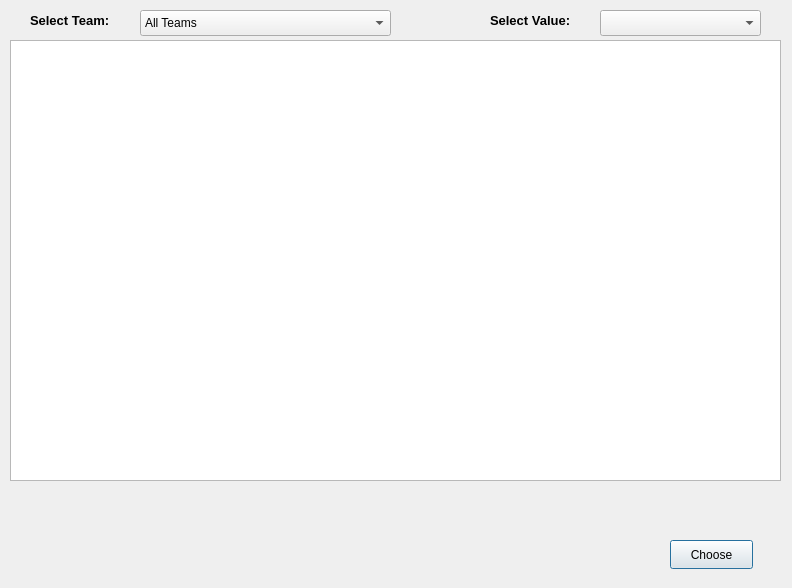
<?xml version="1.0" encoding="UTF-8"?>
<ui version="4.0">
 <class>PlayerWindow</class>
 <widget class="QDialog" name="PlayerWindow">
  <property name="geometry">
   <rect>
    <x>0</x>
    <y>0</y>
    <width>792</width>
    <height>588</height>
   </rect>
  </property>
  <property name="windowTitle">
   <string>Player Window</string>
  </property>
  <widget class="QListWidget" name="listWidget">
   <property name="geometry">
    <rect>
     <x>10</x>
     <y>40</y>
     <width>771</width>
     <height>441</height>
    </rect>
   </property>
  </widget>
  <widget class="QLabel" name="label">
   <property name="geometry">
    <rect>
     <x>30</x>
     <y>10</y>
     <width>171</width>
     <height>21</height>
    </rect>
   </property>
   <property name="font">
    <font>
     <family>Microsoft JhengHei UI</family>
     <pointsize>10</pointsize>
     <bold>true</bold>
    </font>
   </property>
   <property name="text">
    <string>Select Team:</string>
   </property>
  </widget>
  <widget class="QComboBox" name="teamComboBox">
   <property name="geometry">
    <rect>
     <x>140</x>
     <y>10</y>
     <width>251</width>
     <height>26</height>
    </rect>
   </property>
   <item>
    <property name="text">
     <string>All Teams</string>
    </property>
   </item>
  </widget>
  <widget class="QComboBox" name="costComboBox">
   <property name="geometry">
    <rect>
     <x>600</x>
     <y>10</y>
     <width>161</width>
     <height>26</height>
    </rect>
   </property>
  </widget>
  <widget class="QLabel" name="label_2">
   <property name="geometry">
    <rect>
     <x>-180</x>
     <y>-140</y>
     <width>1051</width>
     <height>871</height>
    </rect>
   </property>
   <property name="styleSheet">
    <string notr="true">image: url(:/res/vecteezy_zigzag-blue-background-epl-english-premier-league-thumbnail_35674784.jpg);</string>
   </property>
   <property name="text">
    <string/>
   </property>
  </widget>
  <widget class="QPushButton" name="okButton">
   <property name="geometry">
    <rect>
     <x>670</x>
     <y>540</y>
     <width>83</width>
     <height>29</height>
    </rect>
   </property>
   <property name="text">
    <string>Choose</string>
   </property>
  </widget>
  <widget class="QLabel" name="label_3">
   <property name="geometry">
    <rect>
     <x>490</x>
     <y>10</y>
     <width>171</width>
     <height>21</height>
    </rect>
   </property>
   <property name="font">
    <font>
     <family>Microsoft JhengHei UI</family>
     <pointsize>10</pointsize>
     <bold>true</bold>
    </font>
   </property>
   <property name="text">
    <string>Select Value:</string>
   </property>
  </widget>
  <zorder>label_2</zorder>
  <zorder>listWidget</zorder>
  <zorder>label</zorder>
  <zorder>teamComboBox</zorder>
  <zorder>costComboBox</zorder>
  <zorder>okButton</zorder>
  <zorder>label_3</zorder>
 </widget>
 <resources/>
 <connections/>
</ui>
